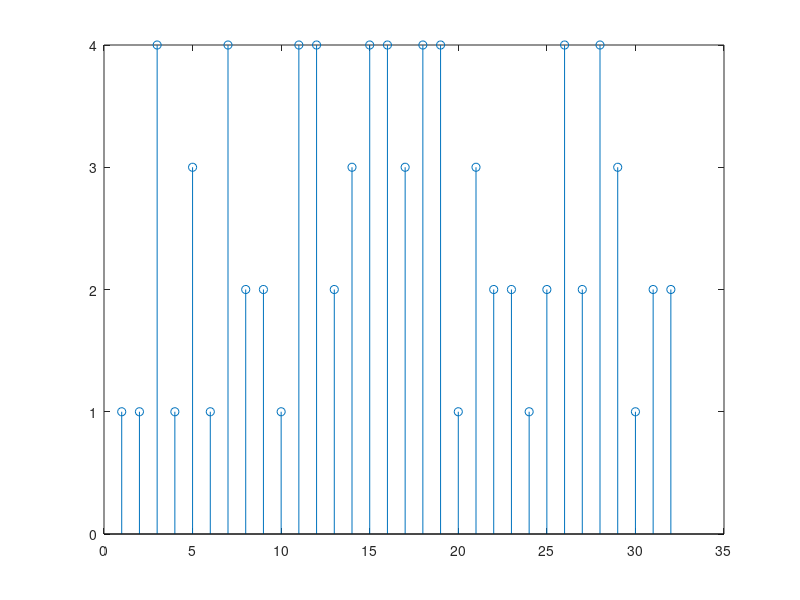

Source code (MATLAB): (Note: this script raises an error after producing the figure.)
%% product ROM value
% counter counting from 0 to N-1 when the first valid inputs enters into
% the N-point FFT module. (0 to 31)

% show control signal that sends to the commutator module at each stage to
% control two operation modes(0:switch, 1:bypass operation)

clc
clear

N = 32;

for j =0:floor(N/2)-1 % 16 items
    ROM32(j+1) = cos(2*j*pi/N) - (sin(2*j*pi/N))*1i;
end

for j= 0:floor(N/(2^2))-1 % 8 items
    ROM16(j+1) = cos(2*j*pi/floor(N/2)) - (sin(2*j*pi/floor(N/2)))*1i;
end

for j= 0:floor(N/(2^3))-1 % 4 items 
    ROM8(j+1) = cos(2*j*pi/floor(N/(2^2))) - (sin(2*j*pi/floor(N/(2^2))))*1i;
end

for j= 0:floor(N/(2^4))-1 % 2 items
    ROM4(j+1) = cos(2*j*pi/floor(N/(2^3))) - (sin(2*j*pi/floor(N/(2^3))))*1i;
end

% random array product
clc
%rng('shuffle','simdTwister'); % True-random
rng(429,"twister"); % Pseudo-random
rand_temp = randperm(256)-129;
rand_32 = rand_temp(1,1:32);

rand_32 = mod(rand_32,4)+1;

stem ((1:32),rand_32);

% S and s_ans part

% S = [ 1+i 1-i -1+i -1-i -1-i -1+i 1-i 1+i]; % Y0~Y7

for j = 1:32
    switch(rand_32(j))
        case 1
            S(j) = 1+1i;
        case 2
            S(j) = 1-1i;
        case 3
            S(j) = -1+1i;
        case 4
            S(j) = -1-1i;
        otherwise
            S(j) = 0;
    end

end
s_ans = ifft(S); % ans of y0~y7

%% stage part
% cnt = 0;

% stage1
C1_LI = s_ans;

for cnt= 0:N-1
    [control_stage1(cnt+1),C1_UO(cnt+1), C1_LO(cnt+1)] = commutator1(s_ans(cnt+1), 0 ,cnt);
end

B1_UI = C1_UO(1,1:floor(N/2));
B1_LI = C1_LO(1,floor(N/2)+1:N);

B1_UO = B1_UI + B1_LI;
B1_LO = B1_UI - B1_LI;

% for cnt= floor(N/2):N-1
%     [B1_UO(cnt-(floor(N/2)-1)), B1_LO(cnt-(floor(N/2)-1))] = buttfly1(B1_UI(cnt-(floor(N/2)-1)),B1_LI(cnt-(floor(N/2)-1)),cnt);
% end

M1 = B1_LO(1,1:16).*ROM32(1,1:16);

% stage2

C2_UI = [B1_UO(1,1:16) zeros(1,8)];
C2_LI = [ zeros(1,8) M1 ];

C2_UO = zeros(1,24);
C2_LO = zeros(1,24);

for cnt =16:39
    [ control_stage2(cnt-15),C2_UO(cnt-15), C2_LO(cnt-15)] = commutator2(cnt, C2_UI(cnt-15), C2_LI(cnt-15));
end


C2_LO = circshift(C2_LO,-8);

B2_UI = C2_UO(1,1:16);
B2_LI = C2_LO(1,1:16);


% for cnt = 6:9
%     [B2_UO(cnt-5), B2_LO(cnt-5)] = buttfly2(B2_UI(cnt-5),B2_LI(cnt-5),cnt);
% end

B2_UO = B2_UI + B2_LI;
B2_LO = B2_UI - B2_LI;

M2 = B2_LO(1,1:16).*[ROM16(1,1:8) ROM16(1,1:8)];


% stage3

C3_UI = [B2_UO  zeros(1,4)];
C3_LI = [ zeros(1,4) M2 ];

C3_UO = zeros(1,20);
C3_LO = zeros(1,20);

for cnt = 24:43
    [ control_stage3(cnt-23),C3_UO(cnt-23), C3_LO(cnt-23)] = commutator3(cnt, C3_UI(cnt-23), C3_LI(cnt-23));
end
C3_LO = circshift(C3_LO,-4);


B3_UI = C3_UO(1,1:16);
B3_LI = C3_LO(1,1:16);


B3_UO = B3_UI + B3_LI;
B3_LO = B3_UI - B3_LI;

M3 = B3_LO(1,1:16).*[ROM8(1,1:4) ROM8(1,1:4) ROM8(1,1:4) ROM8(1,1:4)];


% stage 4

C4_UI = [B3_UO  zeros(1,2)];
C4_LI = [ zeros(1,2) M3 ];

C4_UO = zeros(1,18);
C4_LO = zeros(1,18);

for cnt = 28:45
    [ control_stage4(cnt-27),C4_UO(cnt-27), C4_LO(cnt-27)] = commutator4(cnt, C4_UI(cnt-27), C4_LI(cnt-27));
end
C4_LO = circshift(C4_LO,-2);


B4_UI = C4_UO(1,1:16);
B4_LI = C4_LO(1,1:16);


B4_UO = B4_UI + B4_LI;
B4_LO = B4_UI - B4_LI;

M4 = B4_LO(1,1:16).*[ROM4(1,1:2) ROM4(1,1:2) ROM4(1,1:2) ROM4(1,1:2) ROM4(1,1:2) ROM4(1,1:2) ROM4(1,1:2) ROM4(1,1:2)];


% stage 5

C5_UI = [B4_UO  0];
C5_LI = [ 0 M4 ];

C5_UO = zeros(1,17);
C5_LO = zeros(1,17);

for cnt = 30:46
    [ control_stage5(cnt-29),C5_UO(cnt-29), C5_LO(cnt-29)] = commutator5(cnt, C5_UI(cnt-29), C5_LI(cnt-29));
end

C5_LO = circshift(C5_LO,-1);


B5_UI = C5_UO(1,1:16);
B5_LI = C5_LO(1,1:16);


B5_UO = B5_UI + B5_LI;
B5_LO = B5_UI - B5_LI;


%%
final = [B3_UO(1) B3_UO(3) B3_UO(2) B3_UO(4) B3_LO(1) B3_LO(3) B3_LO(2) B3_LO(4)];

plot(abs(final-S))
% set(gca, 'YScale', 'log')
